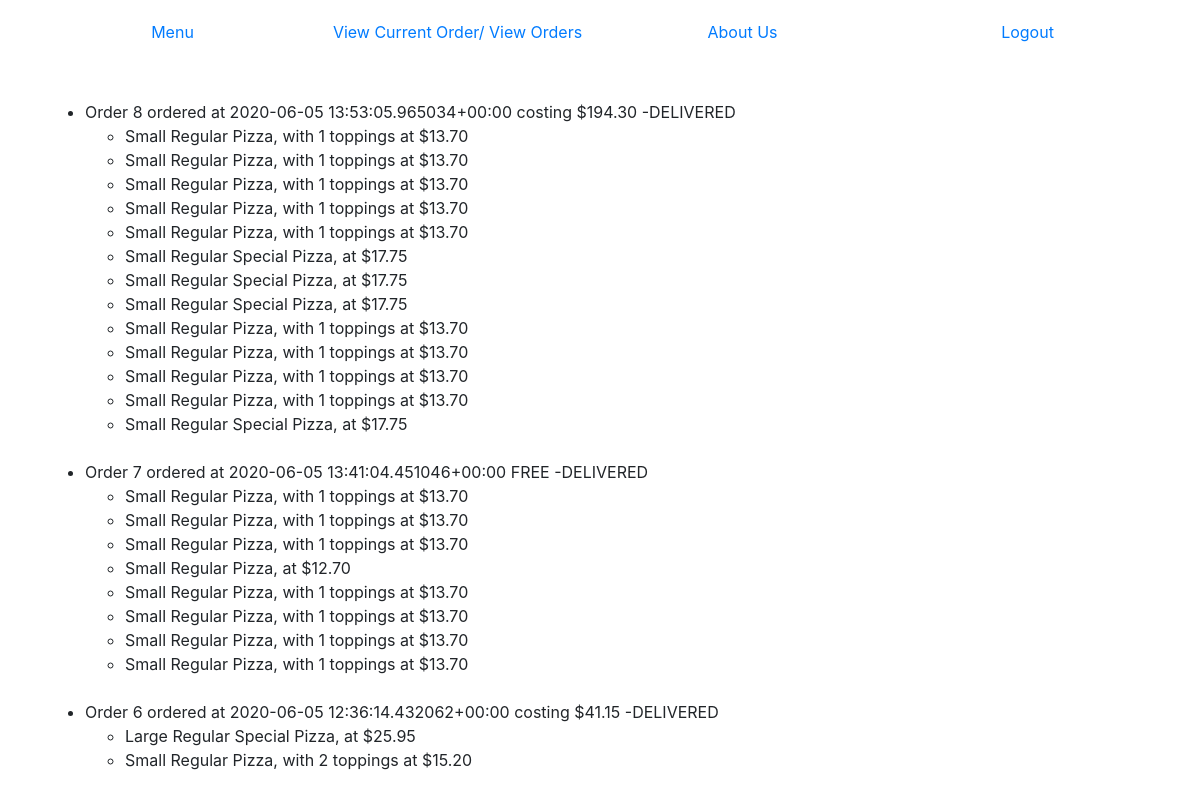
Before: /orders/ (signed in) with the older database file.
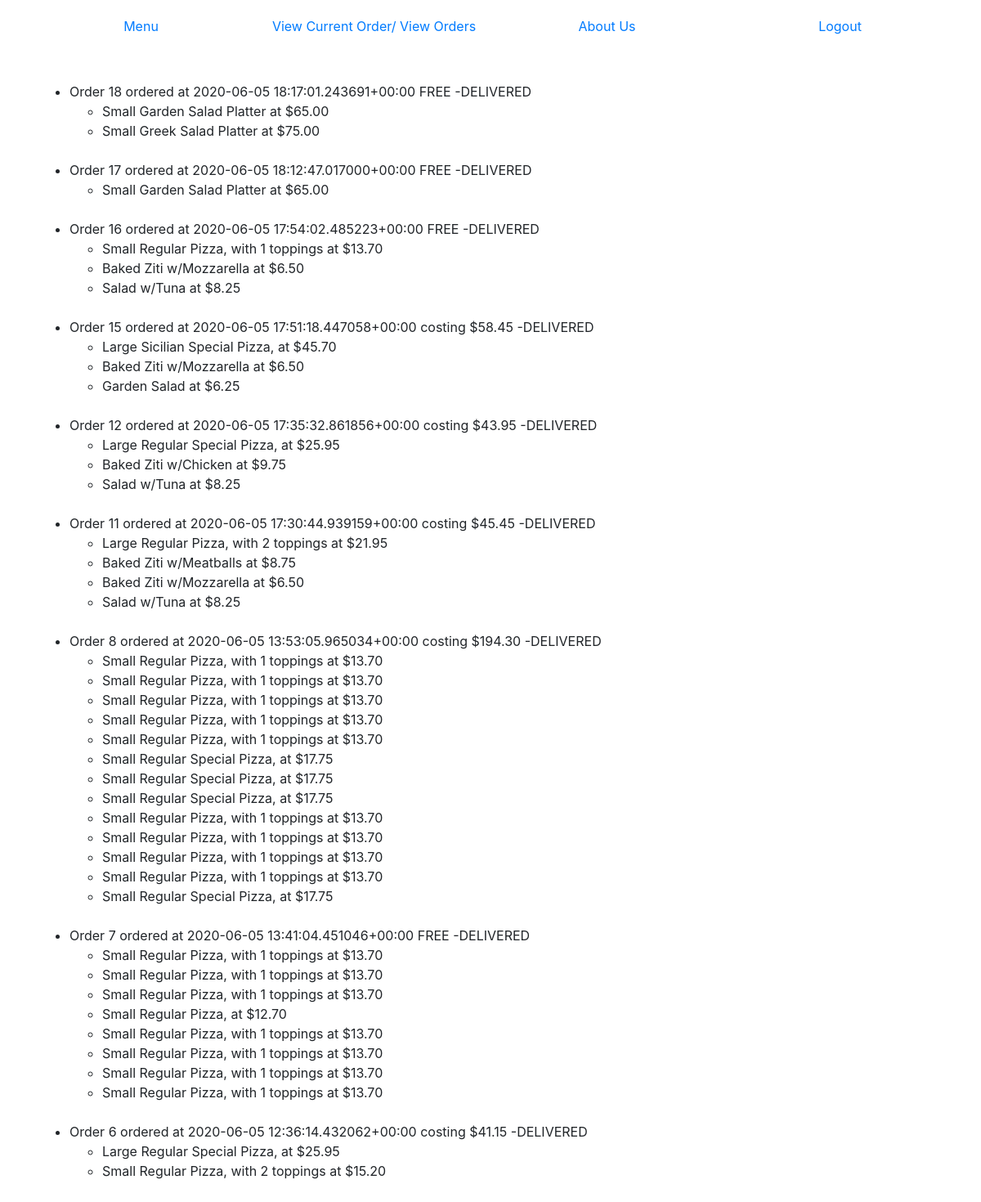
After: the same page with the newer database file.
### orders/models.py (models this page shows, shortened)
class Order(models.Model):
    user = models.ForeignKey(User, on_delete=models.CASCADE)
    time = models.DateTimeField(auto_now_add=True)
    price = models.DecimalField(max_digits=10, decimal_places=2, default=0.00)
    delivered = models.BooleanField(default=False)
    free = models.BooleanField(default=False)
    def __str__(self):
        if self.free:
            return  f"Order {self.id} ordered at {self.time} FREE"
        else:
            return  f"Order {self.id} ordered at {self.time} costing ${self.price}"

class Pizza(models.Model):
    base_pizza = models.ForeignKey(BasePizza, on_delete=models.CASCADE, null=True)
    toppings = models.ManyToManyField(Topping, blank=True)
    order = models.ForeignKey(Order, on_delete=models.CASCADE, null=True, blank=True, related_name="pizzas")
    ordered_by = models.ForeignKey(User, on_delete=models.CASCADE)
    sent_to_kitchen = models.BooleanField(default=False)
    large = models.BooleanField(default=False)
    price = models.DecimalField(max_digits=4, decimal_places=2, default=0.00, editable=False)
    def __str__(self):
        topping_count = self.toppings.all().count()
        if topping_count == 0:
            if self.large:
                return f"Large {self.base_pizza.pizzatype} Pizza, at ${self.price}"
            else:
                return f"Small {self.base_pizza.pizzatype} Pizza, at ${self.price}"
        elif topping_count <= 3:
            if self.large:
                return f"Large {self.base_pizza.pizzatype} Pizza, with {topping_count} toppings at ${self.price}"
            else:
                return f"Small {self.base_pizza.pizzatype} Pizza, with {topping_count} toppings at ${self.price}"
        else:
            if self.large:
                return f"Large {self.base_pizza.pizzatype} Special Pizza, at ${self.price}"
            else:
                return f"Small {self.base_pizza.pizzatype} Special Pizza, at ${self.price}"

class BasePizza(models.Model):
    pizzatype = models.CharField(max_length=28, unique=True)
    sm_0t = models.DecimalField(max_digits=10, decimal_places=2, default=0.00)
    sm_1t = models.DecimalField(max_digits=10, decimal_places=2, default=0.00)
    sm_2t = models.DecimalField(max_digits=10, decimal_places=2, default=0.00)
    sm_3t = models.DecimalField(max_digits=10, decimal_places=2, default=0.00)
    sm_st = models.DecimalField(max_digits=10, decimal_places=2, default=0.00)
    la_0t = models.DecimalField(max_digits=10, decimal_places=2, default=0.00)
    la_1t = models.DecimalField(max_digits=10, decimal_places=2, default=0.00)
    la_2t = models.DecimalField(max_digits=10, decimal_places=2, default=0.00)
    la_3t = models.DecimalField(max_digits=10, decimal_places=2, default=0.00)
    la_st = models.DecimalField(max_digits=10, decimal_places=2, default=0.00)

class DinnerPlatters(models.Model):
    base_platter = models.ForeignKey(BaseDinnerPlatters, on_delete=models.CASCADE, null=True)
    order = models.ForeignKey(Order, on_delete=models.CASCADE, null=True, blank=True, related_name="dinnerplatters")
    ordered_by = models.ForeignKey(User, on_delete=models.CASCADE)
    sent_to_kitchen = models.BooleanField(default=False)
    large = models.BooleanField(default=False)
    price = models.DecimalField(max_digits=4, decimal_places=2, default=0.00, editable=False)
    def __str__(self):
        if self.large:
            return f"Large {self.base_platter.name} Platter at ${self.price}"
        else:
            return f"Small {self.base_platter.name} Platter at ${self.price}"

class BaseDinnerPlatters(models.Model):
    name = models.CharField(max_length=64)
    small_price = models.DecimalField(max_digits=10, decimal_places=2, default=0.00)
    large_price = models.DecimalField(max_digits=10, decimal_places=2, default=0.00)

class Pasta(models.Model):
    base_pasta = models.ForeignKey(BasePasta, on_delete=models.CASCADE, null=True)
    order = models.ForeignKey(Order, on_delete=models.CASCADE, null=True, blank=True, related_name="pastas")
    ordered_by = models.ForeignKey(User, on_delete=models.CASCADE)
    sent_to_kitchen = models.BooleanField(default=False)
    price = models.DecimalField(max_digits=4, decimal_places=2, default=0.00, editable=False)
    def __str__(self):
        return f"{self.base_pasta.name} at ${self.price}"

class BasePasta(models.Model):
    name = models.CharField(max_length=64)
    price = models.DecimalField(max_digits=10, decimal_places=2, default=0.00)

class Salad(models.Model):
    base_salad = models.ForeignKey(BaseSalad, on_delete=models.CASCADE, null=True)
    order = models.ForeignKey(Order, on_delete=models.CASCADE, null=True, blank=True, related_name="salads")
    ordered_by = models.ForeignKey(User, on_delete=models.CASCADE)
    sent_to_kitchen = models.BooleanField(default=False)
    price = models.DecimalField(max_digits=4, decimal_places=2, default=0.00, editable=False)
    def __str__(self):
        return f"{self.base_salad.name} at ${self.price}"

class BaseSalad(models.Model):
    name = models.CharField(max_length=64)
    price = models.DecimalField(max_digits=10, decimal_places=2, default=0.00)

### orders/views.py (the view)
# urls.py: path("orders/", views.orders, name="orders"),
@login_required
def orders(request):
	context = {
		"orders" : Order.objects.filter(user=request.user),
		"pizzas": Pizza.objects.filter(sent_to_kitchen=True),
		"pastas": Pasta.objects.filter(sent_to_kitchen=True),
		"platters": DinnerPlatters.objects.filter(sent_to_kitchen=True),
		"salads": Salad.objects.filter(sent_to_kitchen=True),
	}
	return render(request, "orders/yourorders.html", context)

### orders/templates/orders/yourorders.html (shortened to what this page needs)
{% extends "orders/layout.html" %}
{% block body %}
<ul>
{% for order in orders reversed  %}
    <li>{{order}}  -{% if order.delivered %}DELIVERED {% else %}NOT DELIVERED{% endif %}</li>
    <ul>
        {% for pizza in pizzas %}
        {% if pizza.order == order %}
        <li>{{pizza}}</li>
        {% endif %}
        {% endfor %}
    </ul>
    <ul>
        {% for pasta in pastas %}
        {% if pasta.order == order %}
        <li>{{pasta}}</li>
        {% endif %}
        {% endfor %}
    </ul>
    <ul>
        {% for salad in salads %}
        {% if salad.order == order %}
        <li>{{salad}}</li>
        {% endif %}
        {% endfor %}
    </ul>
    <ul>
        {% for platter in platters %}
        {% if platter.order == order %}
        <li>{{platter}}</li>
        {% endif %}
        {% endfor %}
    </ul>
    <br>
{% endfor %}
</ul>
{% endblock %}

### orders/templates/orders/layout.html (shortened to what this page needs)
{% load static %}
<!DOCTYPE html>
<html>
    <head>
        <link rel="stylesheet" href="{% static 'orders/styles.css' %}"/>
        <link rel="stylesheet" href="https://maxcdn.bootstrapcdn.com/bootstrap/4.0.0/css/bootstrap.min.css">
    </head>
    <body>
        <div class="container">
            <div class="row header">
                <div class="col-3 baritems" >
                    <a href="{% url 'menu' %}">Menu</a>
                </div>
                <div class="col-3 baritems">
                   {% if username != "" %}
                    <a href="{% url 'cart' %}">View Current Order/</a>
                    <a href="{% url 'orders' %}">View Orders</a>
                    {% endif %}
                </div>
                <div class="col-3 baritems">
                    <a href="{% url 'about' %}">About Us</a>
                </div>
                <div class="col-3 baritems" >
                    {% if username == "" %}
                    <a href="/login">Login/</a>
                    <a href="/register">Register</a>
                    {% else %}
                    <a href="/logout">Logout</a>
                    {% endif %}
                </div>
            </div>
            {% block body %}
            {% endblock %}
        </div>
    </body>
</html>

### orders/static/orders/styles.css (style rules this page uses)
.header { height: 100px; }
.baritems { width: 33%; padding: 20px; text-align: center; }

Changed rows visible on the page:
added Order: free+id+time "Order 18 ordered at 2020-06-05 18:17:01.243691+00:00 FREE", delivered "DELIVERED"
added DinnerPlatters: large+base_platter+price "Small Garden Salad Platter at $65.00", shown under "Order 18 ordered at 2020-06-05 18:17:01.243691+00:00 FREE"
added DinnerPlatters: large+base_platter+price "Small Greek Salad Platter at $75.00", shown under "Order 18 ordered at 2020-06-05 18:17:01.243691+00:00 FREE"
added Order: free+id+time "Order 17 ordered at 2020-06-05 18:12:47.017000+00:00 FREE", delivered "DELIVERED"
added DinnerPlatters: large+base_platter+price "Small Garden Salad Platter at $65.00", shown under "Order 17 ordered at 2020-06-05 18:12:47.017000+00:00 FREE"
added Order: free+id+time "Order 16 ordered at 2020-06-05 17:54:02.485223+00:00 FREE", delivered "DELIVERED"
added Pizza: id+large+base_pizza "Small Regular Pizza, with 1 toppings at $13.70", shown under "Order 16 ordered at 2020-06-05 17:54:02.485223+00:00 FREE"
added Pasta: base_pasta+price "Baked Ziti w/Mozzarella at $6.50", shown under "Order 16 ordered at 2020-06-05 17:54:02.485223+00:00 FREE"
added Salad: base_salad+price "Salad w/Tuna at $8.25", shown under "Order 16 ordered at 2020-06-05 17:54:02.485223+00:00 FREE"
added Order: free+id+time "Order 15 ordered at 2020-06-05 17:51:18.447058+00:00 costing $58.45", delivered "DELIVERED"
added Pizza: id+large+base_pizza "Large Sicilian Special Pizza, at $45.70", shown under "Order 15 ordered at 2020-06-05 17:51:18.447058+00:00 costing $58.45"
added Pasta: base_pasta+price "Baked Ziti w/Mozzarella at $6.50", shown under "Order 15 ordered at 2020-06-05 17:51:18.447058+00:00 costing $58.45"
added Salad: base_salad+price "Garden Salad at $6.25", shown under "Order 15 ordered at 2020-06-05 17:51:18.447058+00:00 costing $58.45"
added Order: free+id+time "Order 12 ordered at 2020-06-05 17:35:32.861856+00:00 costing $43.95", delivered "DELIVERED"
added Pizza: id+large+base_pizza "Large Regular Special Pizza, at $25.95", shown under "Order 12 ordered at 2020-06-05 17:35:32.861856+00:00 costing $43.95"
added Pasta: base_pasta+price "Baked Ziti w/Chicken at $9.75", shown under "Order 12 ordered at 2020-06-05 17:35:32.861856+00:00 costing $43.95"
added Salad: base_salad+price "Salad w/Tuna at $8.25", shown under "Order 12 ordered at 2020-06-05 17:35:32.861856+00:00 costing $43.95"
added Order: free+id+time "Order 11 ordered at 2020-06-05 17:30:44.939159+00:00 costing $45.45", delivered "DELIVERED"
added Pizza: id+large+base_pizza "Large Regular Pizza, with 2 toppings at $21.95", shown under "Order 11 ordered at 2020-06-05 17:30:44.939159+00:00 costing $45.45"
added Pasta: base_pasta+price "Baked Ziti w/Meatballs at $8.75", shown under "Order 11 ordered at 2020-06-05 17:30:44.939159+00:00 costing $45.45"
added Pasta: base_pasta+price "Baked Ziti w/Mozzarella at $6.50", shown under "Order 11 ordered at 2020-06-05 17:30:44.939159+00:00 costing $45.45"
added Salad: base_salad+price "Salad w/Tuna at $8.25", shown under "Order 11 ordered at 2020-06-05 17:30:44.939159+00:00 costing $45.45"
